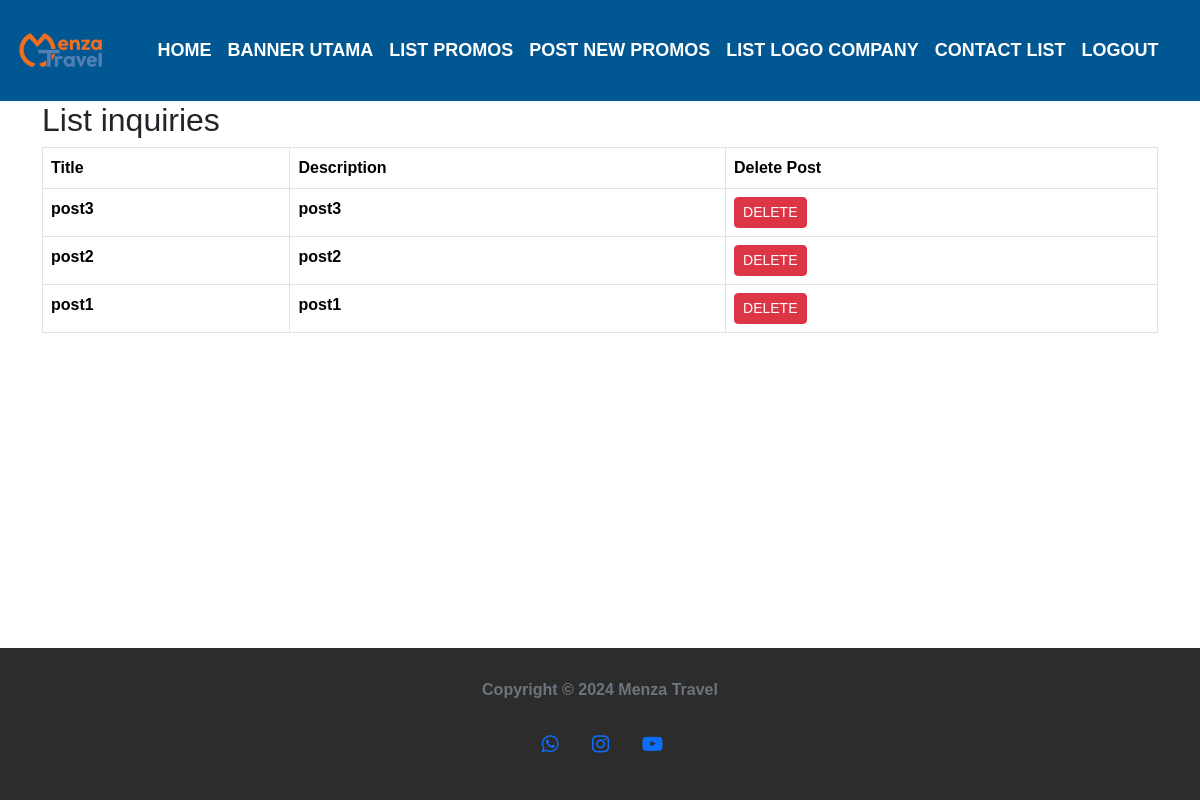
The page /logAdmin/listPost/ (signed in) on the database its author committed.
### logAuth/models.py (models this page shows, shortened)
class Post(models.Model):
    title = models.CharField(max_length=250)
    description = models.TextField()

### logAuth/views.py (the view)
# urls.py: path('listPost/', views.listPost, name='listPost'),
@login_required(login_url='loginPage')
def listPost(request):
    context = {}
    posts = Post.objects.all().order_by('-id')
    context['posts'] = posts
    return render(request, 'admin/listPost.html', context)

### templates/admin/listPost.html (shortened to what this page needs)
{% extends 'admin/home.html' %}
{% load static %}
{% block main %}
<div class="container">
    <h2>List inquiries</h2>
    {% if posts|length > 0 %}
    <div class="table-responsive">
        <table class="table table-bordered">
            <thead>
                <tr>
                    <th scope="col">Title</th>
                    <th scope="col">Description</th>
                    <th scope="col">Delete Post</th>
                </tr>
            </thead>
            <tbody>
                {% for post in posts %}
                <tr>
                    <td>{{ post.title }}</td>
                    <td>{{ post.description }}</td>
                    <td>
                        <form action="{% url 'delete_post' post.id %}" method="post" style="display:inline;">
                            <button type="submit" class="btn btn-danger btn-sm">DELETE</button>
                        </form>
                    </td>
                </tr>
                {% endfor %}
            </tbody>
        </table>
    </div>
    {% else %}
    <h3>No post yet.</h3>
    {% endif %}
</div>
{% endblock %}

### static/assets/css/index.css (style rules this page uses)
body { margin: 0; font-family: 'Segoe UI Bold', 'Arial Black', sans-serif; font-weight: bold; background-color: #ffffff; overflow-x: hidden; min-height: 100vh; display: flex; flex-direction: column; }

### rows shown on the page
Post: title "post3", description "post3"
Post: title "post2", description "post2"
Post: title "post1", description "post1"
